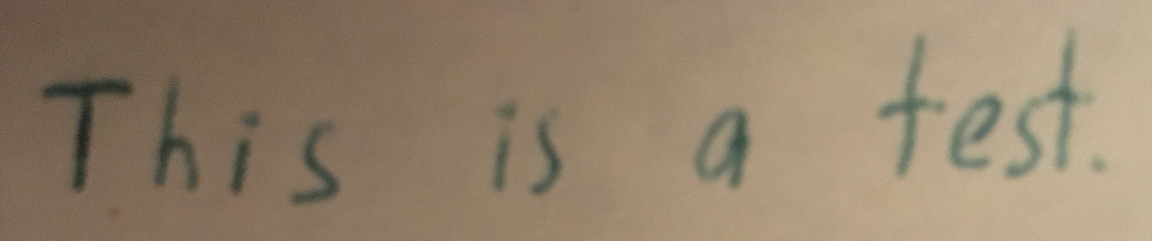
#> input picture sample_tesserocr/test_image.JPG, 3454 x 721 px (shown at 1/3 size)
$ python sample_code.py
#> lines starting #> are read from the running program, lines starting #| are printed output that depends on the picture; after the words box and inside, x2 and y2 are one past the last pixel; in counts of white or black regions, pixels touching at a corner belong together
import cv2
import locale
locale.setlocale(locale.LC_ALL, 'C')
import tesserocr
from tesserocr import PyTessBaseAPI
import numpy as np
from PIL import Image

"""Part 1: OpenCV preprocessing"""

img_color = cv2.imread("test_image.JPG", cv2.IMREAD_COLOR)
#> img_color is the input picture: shape (721, 3454, 3); mean B, G, R 108.5, 131, 149
height, width, depth = img_color.shape
#> height = 721; width = 3454; depth = 3
img_color_resized = cv2.resize(img_color, (int(width/5), int(height/5)))
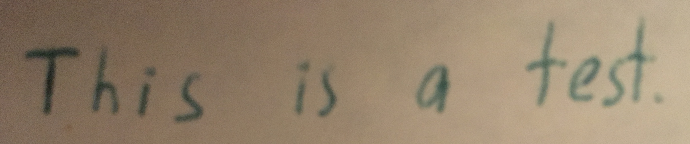
#> img_color_resized: shape (144, 690, 3); mean B, G, R 108.4, 130.9, 148.9
cv2.imshow("Original Image (Resized)", img_color_resized)

# CONVERT THE IMAGE TO GRAYSCALE.
img_gray = cv2.cvtColor(img_color_resized, cv2.COLOR_BGR2GRAY)
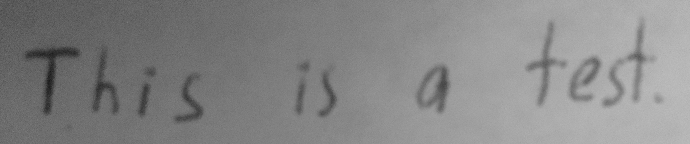
#> img_gray: shape (144, 690); min 25, max 190, mean 133.7
cv2.imshow("Grayscale Image", img_gray)

ret_binary, img_thresh_binary = cv2.threshold(img_gray, 127, 255, cv2.THRESH_BINARY)
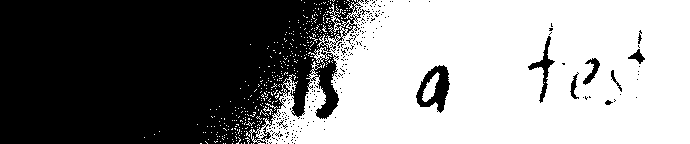
#> img_thresh_binary: shape (144, 690); 52.7% white; 227 black regions (217 under 20 px), largest, box (x1, y1, x2, y2) and area: (0, 0, 364, 144) 44776, (416, 65, 450, 113) 807, (528, 36, 555, 103) 392
cv2.imshow("Binary Threshold Image", img_thresh_binary)

img_thresh_adapt = cv2.adaptiveThreshold(img_gray, 255, cv2.ADAPTIVE_THRESH_MEAN_C, cv2.THRESH_BINARY, 33, 2)
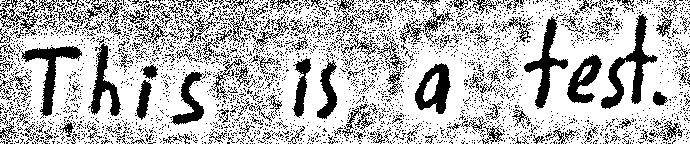
#> img_thresh_adapt: shape (144, 690); 73.1% white; 3523 black regions (3373 under 20 px), largest, box (x1, y1, x2, y2) and area: (601, 14, 658, 109) 1447, (21, 46, 82, 119) 1127, (524, 16, 568, 109) 1078
cv2.imshow("Adaptive Threshold Image", img_thresh_adapt)

kernel = np.ones((3, 3), np.uint8)
img_close = cv2.morphologyEx(img_thresh_adapt, cv2.MORPH_CLOSE, kernel)
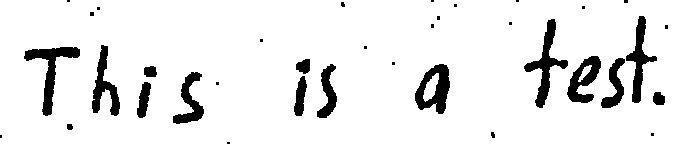
#> img_close: shape (144, 690); 91.4% white; 36 black regions (20 under 20 px), largest, box (x1, y1, x2, y2) and area: (24, 47, 80, 116) 1041, (524, 19, 568, 108) 1035, (415, 64, 450, 114) 957
cv2.imshow("Closing Image", img_close)

"""Part 2: tesserocr"""
# I think that tesserocr only accepts files or PIL objects.  So I converted from OpenCV to PIL.
img_pil = Image.fromarray(img_close)
print(tesserocr.image_to_text(img_pil))
#> (this line was passed over: tesserocr is not available in this run)


cv2.waitKey(0)
cv2.destroyAllWindows()
